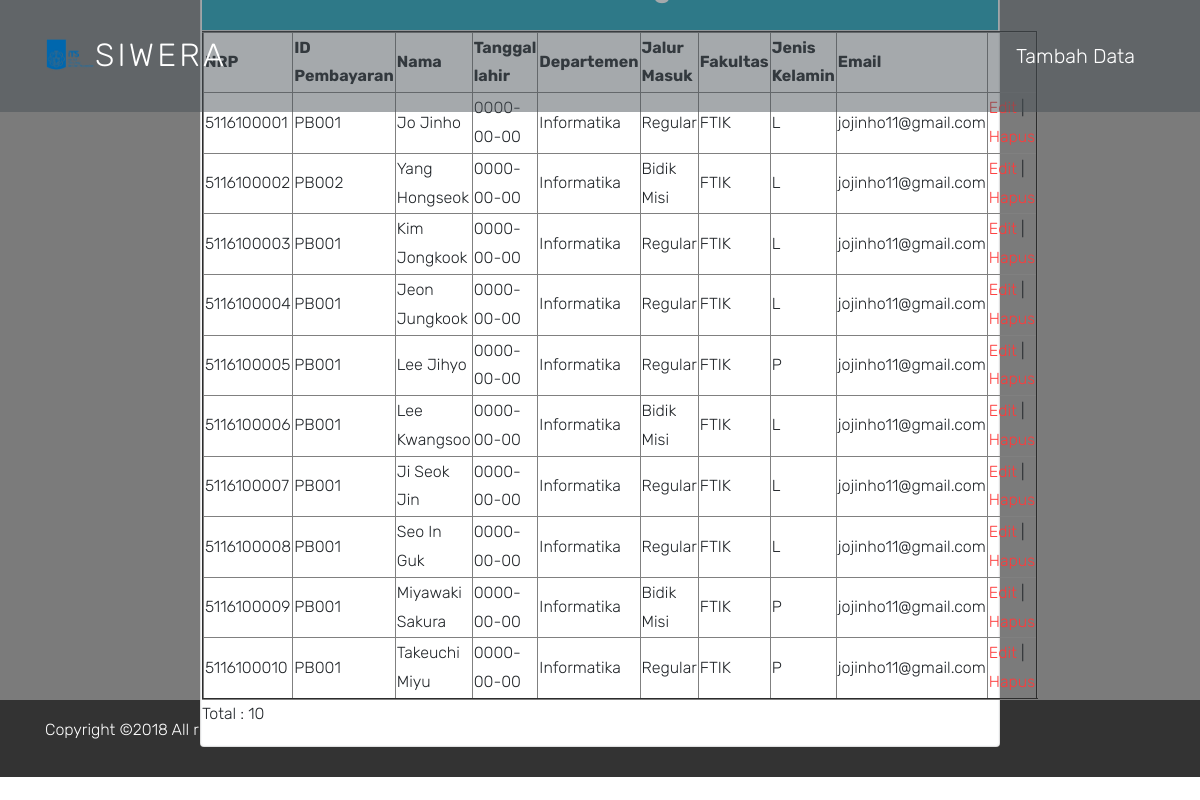
The page /onlyadmin/kelolapenghuni.php on the database its author committed.
### tables this page shows
CREATE TABLE `penghuni` (
  `P_NRP` VARCHAR(11) NOT NULL,
  `PB_ID` CHAR(5) DEFAULT NULL,
  `P_NAMA` VARCHAR(100) DEFAULT NULL,
  `P_TGLLAHIR` DATE DEFAULT NULL,
  `P_DEPARTEMEN` VARCHAR(20) DEFAULT NULL,
  `P_JALURMASUK` VARCHAR(10) DEFAULT NULL,
  `P_FAKULTAS` VARCHAR(20) DEFAULT NULL,
  `P_JENISKELAMIN` CHAR(1) DEFAULT NULL,
  `P_EMAIL` VARCHAR(100) DEFAULT NULL
);

### onlyadmin/kelolapenghuni.php (the view, shortened to what this page needs)
<?php include("config.php"); ?>
<!DOCTYPE html>
<html lang="en">
  <head>
    <link rel="stylesheet" href="../css/open-iconic-bootstrap.min.css">
    <link rel="stylesheet" href="../css/animate.css">
    <link rel="stylesheet" href="../css/owl.carousel.min.css">
    <link rel="stylesheet" href="../css/owl.theme.default.min.css">
    <link rel="stylesheet" href="../css/magnific-popup.css">
    <link rel="stylesheet" href="../css/aos.css">
    <link rel="stylesheet" href="../css/ionicons.min.css">
    <link rel="stylesheet" href="../css/bootstrap-datepicker.css">
    <link rel="stylesheet" href="../css/jquery.timepicker.css">
    <link rel="stylesheet" href="../css/flaticon.css">
    <link rel="stylesheet" href="../css/icomoon.css">
    <link rel="stylesheet" href="../css/style.css">
  </head>
  <body>
  <nav class="navbar navbar-expand-lg navbar-dark ftco_navbar bg-dark ftco-navbar-light" id="ftco-navbar">
    <div class="container">
      <a class="navbar-brand" href="index.php">
      <img class="pull-left" style="max-width:50px; margin-top: -7px;" src="../img-its/logo-its.png">SIWERA</a>
      <div class="collapse navbar-collapse" id="ftco-nav">
        <ul class="navbar-nav ml-auto">
          <li class="nav-item"><a href="tambah.php" class="nav-link">Tambah Data</a></li>
        </ul>
      </div>
    </div>
  </nav>
  <div class="block-30 block-30-sm item">
        <div class="d-flex align-items-center flex-column justify-content-center h-100">
          <div class="card" style="width: 800px;">
            <div class="card border border-light rounded-7">
                  <div class="card-header p-0">
                    <div class="bg-info text-white text-center py-2">
                      <h3 style="color:white;">Data Keuangan</h3>
                    </div>
                  </div>
                    <table border="2">
                      <thead>
                        <tr>
                          <th>NRP</th>
                          <th>ID Pembayaran</th>
                          <th>Nama</th>
                          <th>Tanggal lahir</th>
                          <th>Departemen</th>
                          <th>Jalur Masuk</th>
                          <th>Fakultas</th>
                          <th>Jenis Kelamin</th>
                          <th>Email</th>
                        </tr>
                      </thead>
                      <tbody>
                        <?php
                        $sql = "SELECT * FROM penghuni";
                        $query = mysqli_query($db, $sql);
                            while($bayar = mysqli_fetch_array($query)){
                                echo "<tr>";
                                echo "<td>".$bayar['P_NRP']."</td>";
                                echo "<td>".$bayar['PB_ID']."</td>";
                                echo "<td>".$bayar['P_NAMA']."</td>";
                                echo "<td>".$bayar['P_TGLLAHIR']."</td>";
                                echo "<td>".$bayar['P_DEPARTEMEN']."</td>";
                                echo "<td>".$bayar['P_JALURMASUK']."</td>";
                                echo "<td>".$bayar['P_FAKULTAS']."</td>";
                                echo "<td>".$bayar['P_JENISKELAMIN']."</td>";
                                echo "<td>".$bayar['P_EMAIL']."</td>";
                                echo "<td>";
                                echo "<a href='form-edit.php?id=".$bayar['P_NRP']."'>Edit</a> | ";
                                echo "<a href='hapus.php?id=".$bayar['P_NRP']."'>Hapus</a>";
                                echo "</td>";
                                echo "</tr>";
                            }
                        ?>
                      </tbody>
                    </table>
                    <p>Total : <?php echo mysqli_num_rows($query) ?></p>
      </div>
    </div>
  </div>
  </div>
  <footer class="footer">
    <div class="container">
          <p>
            Copyright &copy;<script>document.write(new Date().getFullYear());</script> All rights reserved by TEAM5
          </p>
    </div>
  </footer>
  </body>
</html>

### rows shown on the page
penghuni: P_NRP "5116100001", PB_ID "PB001", P_NAMA "Jo Jinho", P_TGLLAHIR "0000-00-00", P_DEPARTEMEN "Informatika", P_JALURMASUK "Regular", P_FAKULTAS "FTIK", P_JENISKELAMIN "L", P_EMAIL "jojinho11@gmail.com"
penghuni: P_NRP "5116100002", PB_ID "PB002", P_NAMA "Yang Hongseok", P_TGLLAHIR "0000-00-00", P_DEPARTEMEN "Informatika", P_JALURMASUK "Bidik Misi", P_FAKULTAS "FTIK", P_JENISKELAMIN "L", P_EMAIL "jojinho11@gmail.com"
penghuni: P_NRP "5116100003", PB_ID "PB001", P_NAMA "Kim Jongkook", P_TGLLAHIR "0000-00-00", P_DEPARTEMEN "Informatika", P_JALURMASUK "Regular", P_FAKULTAS "FTIK", P_JENISKELAMIN "L", P_EMAIL "jojinho11@gmail.com"
penghuni: P_NRP "5116100004", PB_ID "PB001", P_NAMA "Jeon Jungkook", P_TGLLAHIR "0000-00-00", P_DEPARTEMEN "Informatika", P_JALURMASUK "Regular", P_FAKULTAS "FTIK", P_JENISKELAMIN "L", P_EMAIL "jojinho11@gmail.com"
penghuni: P_NRP "5116100005", PB_ID "PB001", P_NAMA "Lee Jihyo", P_TGLLAHIR "0000-00-00", P_DEPARTEMEN "Informatika", P_JALURMASUK "Regular", P_FAKULTAS "FTIK", P_JENISKELAMIN "P", P_EMAIL "jojinho11@gmail.com"
penghuni: P_NRP "5116100006", PB_ID "PB001", P_NAMA "Lee Kwangsoo", P_TGLLAHIR "0000-00-00", P_DEPARTEMEN "Informatika", P_JALURMASUK "Bidik Misi", P_FAKULTAS "FTIK", P_JENISKELAMIN "L", P_EMAIL "jojinho11@gmail.com"
penghuni: P_NRP "5116100007", PB_ID "PB001", P_NAMA "Ji Seok Jin", P_TGLLAHIR "0000-00-00", P_DEPARTEMEN "Informatika", P_JALURMASUK "Regular", P_FAKULTAS "FTIK", P_JENISKELAMIN "L", P_EMAIL "jojinho11@gmail.com"
penghuni: P_NRP "5116100008", PB_ID "PB001", P_NAMA "Seo In Guk", P_TGLLAHIR "0000-00-00", P_DEPARTEMEN "Informatika", P_JALURMASUK "Regular", P_FAKULTAS "FTIK", P_JENISKELAMIN "L", P_EMAIL "jojinho11@gmail.com"
penghuni: P_NRP "5116100009", PB_ID "PB001", P_NAMA "Miyawaki Sakura", P_TGLLAHIR "0000-00-00", P_DEPARTEMEN "Informatika", P_JALURMASUK "Bidik Misi", P_FAKULTAS "FTIK", P_JENISKELAMIN "P", P_EMAIL "jojinho11@gmail.com"
penghuni: P_NRP "5116100010", PB_ID "PB001", P_NAMA "Takeuchi Miyu", P_TGLLAHIR "0000-00-00", P_DEPARTEMEN "Informatika", P_JALURMASUK "Regular", P_FAKULTAS "FTIK", P_JENISKELAMIN "P", P_EMAIL "jojinho11@gmail.com"

### other values the page prints
mysqli_num_rows($query) "10"
